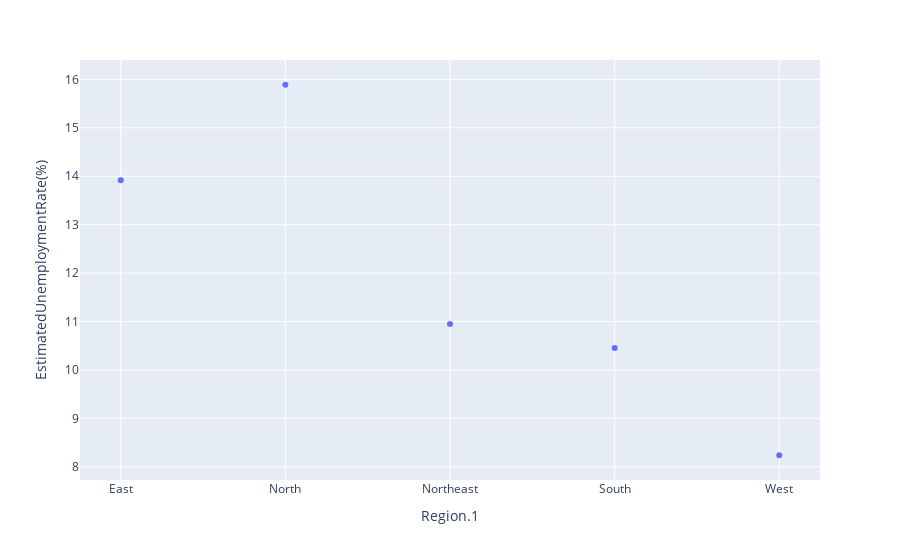

Here is the notebook cell this chart was saved with:
### Code cell
fig=px.scatter(Region,x="Region.1",y="EstimatedUnemploymentRate(%)")
fig.show()

### Figure 1 — Plotly figure (JSON) as saved in the notebook; plotly's stock layout.template omitted (floating-point values rounded to 4 significant figures)
{"data": [{"hovertemplate": "Region.1=%{x}<br>EstimatedUnemploymentRate(%)=%{y}<extra></extra>", "legendgroup": "", "marker": {"color": "#636efa", "symbol": "circle"}, "mode": "markers", "name": "", "orientation": "v", "showlegend": false, "type": "scatter", "x": ["East", "North", "Northeast", "South", "West"], "xaxis": "x", "y": [13.92, 15.89, 10.95, 10.45, 8.239], "yaxis": "y"}], "layout": {"legend": {"tracegroupgap": 0}, "margin": {"t": 60}, "xaxis": {"anchor": "y", "domain": [0, 1], "title": {"text": "Region.1"}}, "yaxis": {"anchor": "x", "domain": [0, 1], "title": {"text": "EstimatedUnemploymentRate(%)"}}}}
